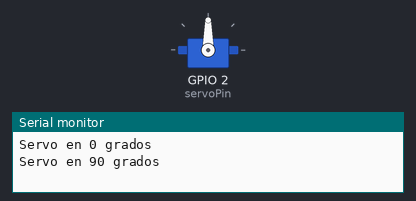
Bench run of a sketch on a simulated ESP32. Shown: servo, the last lines printed to the serial monitor.

Above: at 2.1 s.
At 4.1 s:
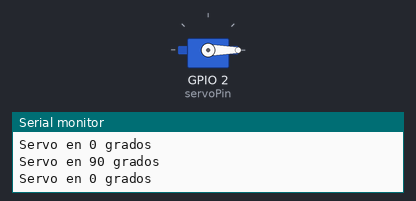
Timing chart, 0 to 5.6 s (numbered marks = the images above):
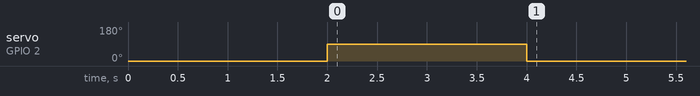

The sketch:

4_Servo.ino
```cpp
#include <ESP32Servo.h>

// Definir el pin al que está conectado el servo
const int servoPin = 2;

// Crear un objeto Servo
Servo myservo;

void setup() {
  // Iniciar comunicación serial
  Serial.begin(115200);

  // Adjuntar el servo al pin definido
  myservo.attach(servoPin);

  // Mover el servo a 0 grados
  myservo.write(0);
  Serial.println("Servo en 0 grados");
  delay(2000); // Esperar 2 segundos

  // Mover el servo a 90 grados
  myservo.write(90);
  Serial.println("Servo en 90 grados");
  delay(2000); // Esperar 2 segundos

  // Volver a mover el servo a 0 grados
  myservo.write(0);
  Serial.println("Servo en 0 grados");
}

void loop() {
  // No se necesita código en el loop para este ejemplo
}
```
